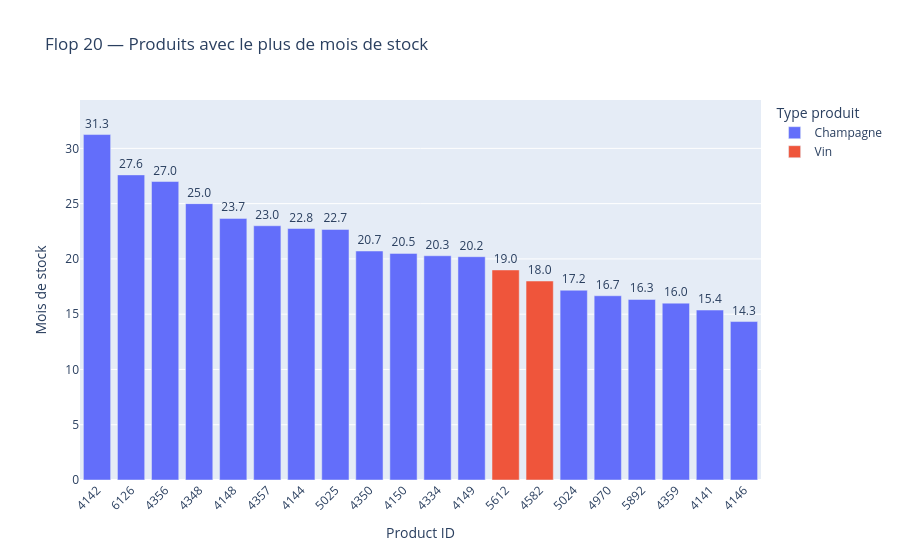

The code cell stored with this chart in its notebook:
### Markdown cell above
<div style="border: 1px solid RGB(51,165,182);" >
<h3 style="margin: auto; padding: 20px; color: RGB(51,165,182); ">Etape 5.3 - Analyse des stocks</h3>
</div>

### Code cell
######################################
# Calculer le nombre de mois de stock #
######################################
#Création de la colonne Rotation de stock
df_merge_web["mois_de_stock"] = df_merge_web["stock_quantity"] / df_merge_web["total_sales"]
#Remplacement des "inf" par 0
df_merge_web["mois_de_stock"] = df_merge_web["mois_de_stock"].replace([np.inf, -np.inf], 0)
#Effectuer le tri dans l'ordre décroissant du nombre de mois de stock dans le dataset df_merge
df_stock_sorted = df_merge_web.sort_values("mois_de_stock", ascending=False).reset_index(drop=True)
#Graphique en barre du flop 20 des produits qui ont le plus de mois de stock
flop20_stock = df_stock_sorted.head(20).copy()
flop20_stock["product_id_str"] = flop20_stock["product_id"].astype(str)
flop20_stock["product_type_clean"] = flop20_stock["product_type"].fillna("Inconnu").astype(str)
fig = px.bar(
    flop20_stock,
    x="product_id_str",
    y="mois_de_stock",
    color="product_type_clean",
    title="Flop 20 — Produits avec le plus de mois de stock",
    labels={
        "product_id_str": "Product ID",
        "mois_de_stock": "Mois de stock",
        "product_type_clean": "Type produit"
    },
    hover_data=["product_type_clean", "stock_quantity", "total_sales"]
)
fig.update_layout(xaxis_tickangle=-45)
fig.update_traces(texttemplate="%{y:.1f}", textposition="outside")
fig.update_layout(yaxis_range=[0, flop20_stock["mois_de_stock"].max() * 1.1])
fig.update_xaxes(categoryorder="array", categoryarray=flop20_stock["product_id_str"].tolist())
fig.show()

### Figure 1 — Plotly figure (JSON) as saved in the notebook; plotly's stock layout.template omitted (floating-point values rounded to 4 significant figures)
{"data": [{"alignmentgroup": "True", "customdata": [["Champagne", 125, 4], ["Champagne", 138, 5], ["Champagne", 81, 3], ["Champagne", 125, 5], ["Champagne", 71, 3], ["Champagne", 115, 5], ["Champagne", 91, 4], ["Champagne", 136, 6], ["Champagne", 145, 7], ["Champagne", 123, 6], ["Champagne", 142, 7], ["Champagne", 101, 5], ["Champagne", 103, 6], ["Champagne", 100, 6], ["Champagne", 98, 6], ["Champagne", 112, 7], ["Champagne", 123, 8], ["Champagne", 86, 6]], "hovertemplate": "Type produit=%{customdata[0]}<br>Product ID=%{x}<br>Mois de stock=%{y}<br>stock_quantity=%{customdata[1]}<br>total_sales=%{customdata[2]}<extra></extra>", "legendgroup": "Champagne", "marker": {"color": "#636efa", "pattern": {"shape": ""}}, "name": "Champagne", "offsetgroup": "Champagne", "orientation": "v", "showlegend": true, "textposition": "outside", "texttemplate": "%{y:.1f}", "type": "bar", "x": ["4142", "6126", "4356", "4348", "4148", "4357", "4144", "5025", "4350", "4150", "4334", "4149", "5024", "4970", "5892", "4359", "4141", "4146"], "xaxis": "x", "y": [31.25, 27.6, 27, 25, 23.67, 23, 22.75, 22.67, 20.71, 20.5, 20.29, 20.2, 17.17, 16.67, 16.33, 16, 15.38, 14.33], "yaxis": "y"}, {"alignmentgroup": "True", "customdata": [["Vin", 19, 1], ["Vin", 18, 1]], "hovertemplate": "Type produit=%{customdata[0]}<br>Product ID=%{x}<br>Mois de stock=%{y}<br>stock_quantity=%{customdata[1]}<br>total_sales=%{customdata[2]}<extra></extra>", "legendgroup": "Vin", "marker": {"color": "#EF553B", "pattern": {"shape": ""}}, "name": "Vin", "offsetgroup": "Vin", "orientation": "v", "showlegend": true, "textposition": "outside", "texttemplate": "%{y:.1f}", "type": "bar", "x": ["5612", "4582"], "xaxis": "x", "y": [19, 18], "yaxis": "y"}], "layout": {"barmode": "relative", "legend": {"title": {"text": "Type produit"}, "tracegroupgap": 0}, "title": {"text": "Flop 20 — Produits avec le plus de mois de stock"}, "xaxis": {"anchor": "y", "categoryarray": ["4142", "6126", "4356", "4348", "4148", "4357", "4144", "5025", "4350", "4150", "4334", "4149", "5612", "4582", "5024", "4970", "5892", "4359", "4141", "4146"], "categoryorder": "array", "domain": [0, 1], "tickangle": -45, "title": {"text": "Product ID"}}, "yaxis": {"anchor": "x", "domain": [0, 1], "range": [0, 34.38], "title": {"text": "Mois de stock"}}}}
